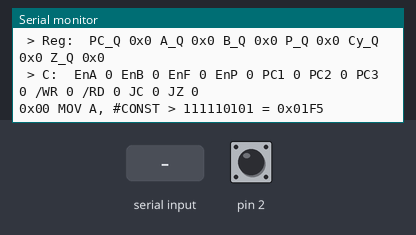
Bench run of a sketch on a simulated Arduino Uno, built with avr-gcc and run on an emulated ATmega328P. Parts: the last lines printed to the serial monitor. The test bench sets the inputs (shaded band); at power-on: pin 2 HIGH. Random numbers use the default seed unless the sketch sets one.

Above: at 1.3 s.
1.4 s: "C" received over Serial
At 2.1 s:
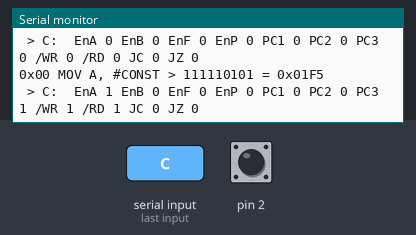
2.9 s: pin 2 pulsed LOW 2 times (0.12 s each, 0.3 s apart)
At 3.29 s:
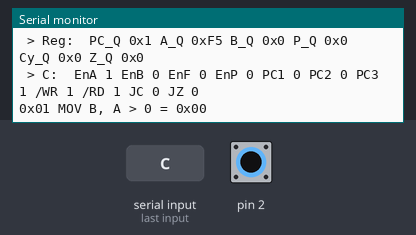
5.0 s: pin 2 pulsed LOW 5 times (0.12 s each, 0.3 s apart)
At 5.39 s:
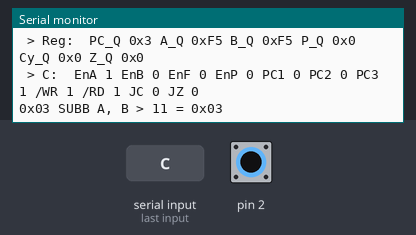

The sketch:

cpu.ino
```cpp
// EPROM: There are a total of 0x3F addresses so the
// proper size is 2^4 = 64
#define EPROM_SIZE 64

// Code memory: The JUMP instruction can have a max jump of
// 0 1111 1111 = 0x0FF = 255 so the proper size is 2^8 = 256
#define CODE_MEMORY_SIZE 256

// Data memory: Max bit in Address Bus is 9 so 2^9 = 512
#define DATA_MEMORY_SIZE 512

#define DEBOUNCE_TIME 200

// Arithemtic unit
byte alu_r;
byte alu_c;
byte alu_z;

// Program counter
byte pc_mux_y0;
word pc_add_y0;
word pc_mux_y1;
word pc_reg_d0;
volatile word pc_reg_q0;
boolean pc0_enable;

// Registers
byte a_mux_y0;
byte a_reg_d0;
byte a_reg_q0;
byte b_reg_d0;
volatile byte b_reg_q0;
byte p_reg_d0;
volatile byte p_reg_q0;
byte z_reg_d0;
byte z_reg_q0;
byte cy_reg_d0;
volatile byte cy_reg_q0;

// Control module
boolean clr;
boolean a_enable;
boolean b_enable;
boolean f_enable;
boolean p_enable;

boolean pc1_enable;
boolean pc2_enable;
boolean pc3_enable;
boolean write;
boolean read;
boolean jump_carry;
boolean jump_zero;

// Blocks
word eprom[EPROM_SIZE];

word code_memory[CODE_MEMORY_SIZE];
word code_memory_db;

byte data_memory[DATA_MEMORY_SIZE];
byte data_memory_db;

// Clock
long time_pos;
long time_neg;

void setup() {
    Serial.begin(9600);
    initialize();
    attachInterrupt(digitalPinToInterrupt(2), MCLK_negative, FALLING);
    interrupts();
}

void initialize() {
    fill_eprom();
    fill_data_memory();
    program_5();
    print_instruction();
    read = true;
    write = true;
}

void loop() {
    functional_module();
    control_module();

    if (Serial.available()) {
        read_input();
    }
}

void read_input() {
    switch (Serial.read()) {
        case 'C':
            return print_control_module();
        case 'F':
            return print_functional_module();
        case 'M':
            return print_memory();
    }
}

void print_control_module() {
    Serial.print(" > C: ");
    Serial.print(" EnA ");
    Serial.print(a_enable, HEX);
    Serial.print(" EnB ");
    Serial.print(b_enable, HEX);
    Serial.print(" EnF ");
    Serial.print(f_enable, HEX);
    Serial.print(" EnP ");
    Serial.print(p_enable, HEX);
    Serial.print(" PC1 ");
    Serial.print(pc1_enable, HEX);
    Serial.print(" PC2 ");
    Serial.print(pc2_enable, HEX);
    Serial.print(" PC3 ");
    Serial.print(pc3_enable, HEX);
    Serial.print(" /WR ");
    Serial.print(write, HEX);
    Serial.print(" /RD ");
    Serial.print(read, HEX);
    Serial.print(" JC ");
    Serial.print(jump_carry, HEX);
    Serial.print(" JZ ");
    Serial.print(jump_zero, HEX);
    Serial.println();
}

void print_functional_module() {

}

void print_memory() {
    Serial.print(" > Reg: ");
    Serial.print(" PC_Q 0x");
    Serial.print(pc_reg_q0, HEX);
    Serial.print(" A_Q 0x");
    Serial.print(a_reg_q0, HEX);
    Serial.print(" B_Q 0x");
    Serial.print(b_reg_q0, HEX);
    Serial.print(" P_Q 0x");
    Serial.print(p_reg_q0, HEX);
    Serial.print(" Cy_Q 0x");
    Serial.print(cy_reg_q0, HEX);
    Serial.print(" Z_Q 0x");
    Serial.print(z_reg_q0, HEX);
    Serial.println();
}

void print_instruction() {
    print_memory();
    print_control_module();

    word instruction = code_memory[pc_reg_q0];

    Serial.print("0x0");
    Serial.print(pc_reg_q0);
    Serial.print(" ");

    boolean D8 = read_bit(instruction, 8);
    boolean D7 = read_bit(instruction, 7);
    boolean D6 = read_bit(instruction, 6);
    boolean D5 = read_bit(instruction, 5);
    boolean D1 = read_bit(instruction, 1);
    boolean D0 = read_bit(instruction, 0);

    if (D8) {
        Serial.print("MOV A, #CONST");
    }
    if (!D8 & D7) {
        Serial.print("JMP end7");
    }
    if (!D8 & !D7 & D6 & D5 & D1 & !D0) {
        Serial.print("MOV P, A");
    }
    if (!D8 & !D7 & D6 & D5 & !D1 & D0) {
        Serial.print("MOV @P, A");
    }
    if (!D8 & !D7 & D6 & D5 & !D1 & !D0) {
        Serial.print("MOV A, @P");
    }
    if (!D8 & !D7 & D6 & !D5) {
        Serial.print("JZ rel5");
    }
    if (!D8 & !D7 & !D6 & D5) {
        Serial.print("JC rel5");
    }
    if (!D8 & !D7 & !D6 & !D5 & D1) {
        Serial.print("SUBB A, B");
    }
    if (!D8 & !D7 & !D6 & !D5 & !D1 & D0) {
        Serial.print("ADDC A, B");
    }
    if (!D0 & !D1 & !D5 & !D6 & !D7 & !D8) {
        Serial.print("MOV B, A");
    }

    Serial.print(" > ");
    Serial.print(instruction, BIN);
    Serial.print(" = ");
    Serial.print("0x0");
    Serial.print(instruction, HEX);
    Serial.println();
}

/** * * * * * * * * * * * * * * * * * * * * * * * *
 * Modules
 ** * * * * * * * * * * * * * * * * * * * * * * * */

byte MUX_2x1(boolean S, byte A, byte B) {
    return S ? B : A;
}

byte MUX_4x1(boolean S1, boolean S0, byte M3, byte M2, byte M1, byte M0) {
    if (!S1 & !S0) {
        return M0;
    }
    if (!S1 & S0) {
        return M1;
    }
    if (S1 & !S0) {
        return M2;
    }
    if (S1 & S0) {
        return M3;
    }
}

byte add(byte A, byte B) {
    return A + B;
}

byte sub(byte A, byte B) {
    return A - B;
}

byte register_memory(boolean E, byte D, byte Q) {
    return E ? D : Q;
}

// Arithmetic and Logic Unit
byte alu(boolean Sel, byte X, byte Y, byte carry_in) {
    byte result;

    if (Sel) {
        byte aux = add(X, Y);
        result = add(aux, carry_in);
        alu_z = (byte) (X + Y + carry_in) == 0;
        alu_c = (int) (X + Y + carry_in) > 255;
    }
    else {
        byte aux = sub(X, Y);
        result = sub(aux, carry_in);
        alu_z = (byte) (X - Y - carry_in) == 0;
        alu_c = (int) (X - Y - carry_in) > 255;
    }

    return result;
}

boolean x_module(boolean jc, boolean c, boolean jz, boolean z) {
    return jc & c | jz & z;
}

void code_memory_block(word address_bus) {
    code_memory_db = code_memory[address_bus];
}

void data_memory_block(byte address_bus, boolean output_enable, boolean write_enable) {
    if (!write_enable) {
        data_memory_db = a_reg_q0;
        data_memory[address_bus] = a_reg_q0;
    }

    if (!output_enable) {
        data_memory_db = data_memory[address_bus];
    }
}

void functional_module() {
    // Code memory
    code_memory_block(pc_reg_q0);

    // Data memory
    data_memory_block(p_reg_q0, read, write);

    // Transformation for negative numbers
    byte x = code_memory_db & 0x01F;

    if (read_bit(x, 4)) {
        x |= 0x0E0;
    }

    // Program counter
    // Mask bits D4, D3, D2, D1, D0
    pc_mux_y0 = MUX_2x1(pc0_enable, 1, x);
    pc_add_y0 = add(pc_mux_y0, pc_reg_q0);
    pc_mux_y1 = MUX_2x1(pc1_enable, pc_add_y0, code_memory_db & 0x07F);
    pc_reg_d0 = pc_mux_y1;

    // A, B, P registers
    // Mask bits D7, D6, D5, D4, D3, D2, D1, D0
    a_mux_y0 = MUX_4x1(pc3_enable, pc2_enable, 0, code_memory_db & 0x0FF, data_memory_db, alu_r);

    a_reg_d0 = a_mux_y0;
    b_reg_d0 = a_reg_q0;
    p_reg_d0 = a_reg_q0;
    // z_reg_d0 = alu_z;
    // cy_reg_d0 = alu_c;
    z_reg_d0 = alu_c & !clr;
    cy_reg_d0 = alu_z & !clr;

    // ALU
    alu_r = alu((code_memory_db & 0x01) == 1, a_reg_q0, b_reg_q0, alu_c);

    // X module
    pc0_enable = x_module(jump_carry, cy_reg_q0, jump_zero, z_reg_q0);
}

void control_module() {
    // Control module input are the bits:
    // D8 D7 D6 D5 !D4 !D3 !D2 D1 D0 = 1 1110 0011 = 0x1E3
    int input_address = code_memory_db & 0x1E3;

    // Form a new address with just
    // D8 D7 D6 D5 D1 D0 bits
    // just like in EPROM table.
    input_address = (
            (input_address & 0x100) >> 3 |
            (input_address & 0x080) >> 3 |
            (input_address & 0x040) >> 3 |
            (input_address & 0x020) >> 3|
            input_address & 0x002 |
            input_address & 0x001
    );

    // input_address = (
    //         input_address & 0x1E0 >> 3 |
    //         input_address & 0x002 |
    //         input_address & 0x001
    // );

    // Read the data at the eprom input address
    int data = eprom[input_address];

    // Read individual bits of data
    clr = read_bit(data, 11);
    a_enable = read_bit(data, 10);
    b_enable = read_bit(data, 9);
    f_enable = read_bit(data, 8);
    p_enable = read_bit(data, 7);
    pc1_enable = read_bit(data, 6);
    pc2_enable = read_bit(data, 5);
    pc3_enable = read_bit(data, 4);
    write = read_bit(data, 3);
    read = read_bit(data, 2);
    jump_carry = read_bit(data, 1);
    jump_zero = read_bit(data, 0);
}

boolean read_bit(word bits, byte n) {
    // Shift n positions to the right
    bits = bits >> n;
    // Filter the last bit of the right
    bits = bits & 0x01;
    return bits == 0x01;
}

void fill_eprom() {
    fill(eprom, 0x00, 0x00, 0x20C); // MOV B, A
    fill(eprom, 0x01, 0x01, 0x50C); // ADDC A, B
    fill(eprom, 0x02, 0x02, 0x50C); // SUBB A, B
    fill(eprom, 0x04, 0x07, 0x00E); // JC rel5
    fill(eprom, 0x08, 0x0B, 0x00D); // JZ rel5
    fill(eprom, 0x0C, 0x0C, 0x428); // MOV A, @P
    fill(eprom, 0x0D, 0x0D, 0x004); // MOV @P, A
    fill(eprom, 0x0E, 0x0E, 0x08C); // MOV P, A
    fill(eprom, 0x10, 0x1F, 0x04C); // JMP end7
    fill(eprom, 0x20, 0x3F, 0x41C); // MOV A, #CONST
    fill(eprom, 0x03, 0x03, 0x900); // CLEAR
}

void fill(word array[], word from, word to, word value) {
    for (int i = from; i <= to; i++) {
        array[i] = value;
    }
}

void fill_data_memory() {
    for (int i = 0x00; i < DATA_MEMORY_SIZE; i++) {
        data_memory[i] = random(0x00, 0x0FF);
    }
}

/** * * * * * * * * * * * * * * * * * * * * * * * *
 * Clock
 ** * * * * * * * * * * * * * * * * * * * * * * * */

void MCLK_positive() {
    long time = millis();

    if (time - time_pos < DEBOUNCE_TIME) {
        return;
    }

    if (true) {
        pc_reg_q0 = pc_reg_d0;
    }

    print_instruction();

    attachInterrupt(digitalPinToInterrupt(2), MCLK_negative, FALLING);
    time_pos = time;
}

void MCLK_negative() {
    long time = millis();

    if (time - time_neg < DEBOUNCE_TIME) {
        return;
    }

    a_reg_q0 = register_memory(a_enable, a_mux_y0, a_reg_q0);
    b_reg_q0 = register_memory(b_enable, a_reg_q0, b_reg_q0);
    p_reg_q0 = register_memory(p_enable, a_reg_q0, p_reg_q0);
    z_reg_q0 = register_memory(f_enable, z_reg_d0, z_reg_q0);
    cy_reg_q0 = register_memory(f_enable, cy_reg_d0, cy_reg_q0);

    attachInterrupt(digitalPinToInterrupt(2), MCLK_positive, RISING);
    time_neg = time;
}

/** * * * * * * * * * * * * * * * * * * * * * * * *
 * Programs
 ** * * * * * * * * * * * * * * * * * * * * * * * */

void code_memory_test() {
    // Instructions from codification table

    // Arbitrary parameters values for test purposes:
    // Dashes (-) are the instructions bits
    // #CONST           = - 1110 1011 = 0x0EB = 235
    // rel5             = - --00 0101 = 0x005 = 005
    // end7             = - -000 1001 = 0x009 = 009

    // end7             = - -000 1000 = 0x008 = 008

    // Instructions codification with parameters values:
    // MOV A, #CONST    > 1 1110 1011 = 0x1EB
    // JC rel5          > 0 0010 0101 = 0x025
    // JZ rel5          > 0 0100 0101 = 0x045
    // JMP end7         > 0 1000 1001 = 0x089

    // JMP end7         > 0 1000 1000 = 0x088

    // The last instruction is a JMP to the same address: HALT

    // Instructions:
    code_memory[0x00] = 0x1EB; // MOV A, #CONST
    code_memory[0x01] = 0x061; // MOV @P, A
    code_memory[0x02] = 0x060; // MOV A, @P
    code_memory[0x03] = 0x062; // MOV P, A
    code_memory[0x04] = 0x000; // MOV B, A
    code_memory[0x05] = 0x001; // ADDC A, B
    code_memory[0x06] = 0x002; // SUBB A, B
    code_memory[0x07] = 0x025; // JC rel5
    code_memory[0x08] = 0x045; // JZ rel5
    code_memory[0x09] = 0x089; // JMP end7
    // Jumps to go back
    code_memory[0x0C] = 0x088; // JMP end7
    code_memory[0x0D] = 0x089; // JMP end7
}

void program_1() {
    // MOV A, 10    = 1 0000 1010 = 0x10A
    // MOV @P, A
    // MOV A, 0     = 1 0000 0000 = 0x100
    // MOV A, @P
    // JMP 0x04     = 0 1000 0100 = 0x084
    code_memory[0x00] = 0x10A;
    code_memory[0x01] = 0x061;
    code_memory[0x02] = 0x100;
    code_memory[0x03] = 0x060;
    code_memory[0x04] = 0x084;
}

void program_2() {
    // MOV A, 10    = 1 0000 1010 = 0x10A
    // MOV P, A
    // MOV B, A
    // JMP 0x03     = 0 1000 0011 = 0x083
    code_memory[0x00] = 0x10A;
    code_memory[0x01] = 0x062;
    code_memory[0x02] = 0x000;
    code_memory[0x03] = 0x083;
}

void program_3() {
    // MOV A, 10    = 1 0000 1010 = 0x10A
    // MOV B, A
    // SUBB A, B
    // JZ 0x05      = 0 0100 0101 = 0x045
    // JMP 0x08     = 0 1000 1000 = 0x088
    code_memory[0x00] = 0x10A;
    code_memory[0x01] = 0x000;
    code_memory[0x02] = 0x002;
    code_memory[0x03] = 0x045;
    code_memory[0x08] = 0x088;
}

void program_4() {
    // MOV A, 245   = 1 1111 0101 = 0x1F5
    // MOV B, A
    // MOV A, 245   = 1 1111 0101 = 0x1F5
    // ADDC A, B
    // JC 0x05      = 0 0010 0101 = 0x025
    // JMP 0x09     = 0 1000 1001 = 0x089
    code_memory[0x00] = 0x1F5;
    code_memory[0x01] = 0x000;
    code_memory[0x02] = 0x1F5;
    code_memory[0x03] = 0x001;
    code_memory[0x04] = 0x025;
    code_memory[0x09] = 0x089;
}

void program_5() {
    // MOV A, 245   = 1 1111 0101 = 0x1F5
    // MOV B, A
    // MOV A, 245   = 1 1111 0101 = 0x1F5
    // ADDC A, B
    // CLEAR

    code_memory[0x00] = 0x1F5;
    code_memory[0x01] = 0x000;
    code_memory[0x02] = 0x1F5;
    code_memory[0x03] = 0x003;
}
```

Measured:
- after the input at 1.4 s, the serial monitor: prints a new line at once (image 1)
- after the input at 2.9 s, the serial monitor: prints a new line after 0.12 s (image 2)
- after the input at 5.0 s, the serial monitor: prints a new line after 0.12 s (image 3)
